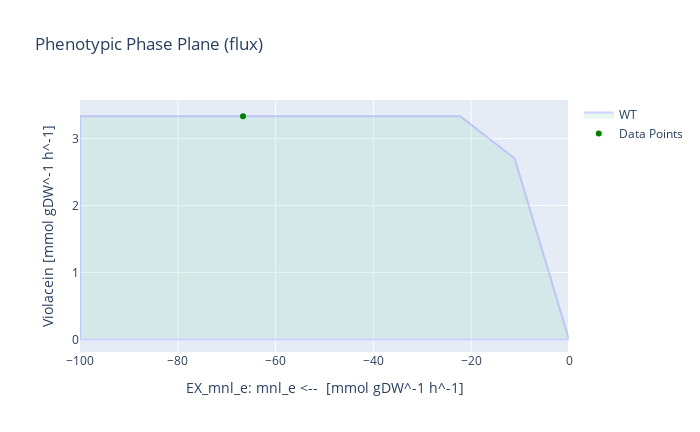

Notebook code cell kept with this figure:
### Code cell
# With D-mannitol as substrate
medium = model_M9_vio_fad.medium
with model_M9_vio_fad:
    medium['EX_glc__D_e'] = 0
    medium['EX_mnl_e'] = 10
    model_M9_vio_fad.medium = medium
    model_M9_vio_fad.objective = model_M9_vio_fad.reactions.Growth
    growth_rate = model_M9_vio_fad.optimize().objective_value
    model_M9_vio_fad.objective = model_M9_vio_fad.reactions.Violacein
    violacein_production = model_M9_vio_fad.optimize().objective_value
    violacein_mnl_yield = violacein_production / (-1*model_M9_vio_fad.reactions.EX_mnl_e.flux)
    
    print('Growth rate for V. natriegens [h^-1]:', growth_rate)
    print('Max. violacein production [mmol gDW^-1 h^-1]:', violacein_production)
    print('Theoretical maximum yield [mmol_vio / mmol_mnl]:', violacein_mnl_yield)
    
    model_M9_vio_fad.reactions.EX_mnl_e.bounds = -100,0
    result = phenotypic_phase_plane(model_M9_vio_fad, 
                                variables=[model_M9_vio_fad.reactions.EX_mnl_e],
                                objective=model_M9_vio_fad.reactions.Violacein,
                                points=10)
    x = result.data_frame.EX_mnl_e[result.data_frame.objective_upper_bound.idxmax()]
    y = result.data_frame.objective_upper_bound[result.data_frame.objective_upper_bound.idxmax()]
    result.plot(plotter, points=[(x,y)], points_colors=["green"])
    print("The optimal glucose uptake for Violacein flux is:", result.data_frame.EX_mnl_e[result.data_frame.objective_upper_bound.idxmax()])

### Figure 1 — Plotly figure (JSON) as saved in the notebook; plotly's stock layout.template omitted (floating-point values rounded to 4 significant figures)
{"data": [{"fill": "toself", "fillcolor": "#B3E2CD", "hoverinfo": "none", "marker": {"line": {"color": "#B3E2CD"}, "opacity": 0.3}, "mode": "lines", "name": "WT", "opacity": 0.3, "type": "scatter", "x": [-100, -88.89, -77.78, -66.67, -55.56, -44.44, -33.33, -22.22, -11.11, 0, 0, -11.11, -22.22, -33.33, -44.44, -55.56, -66.67, -77.78, -88.89, -100, -100, -100], "y": [0, 0, 0, 0, -1.222e-11, 0, 0, 0, 3.775e-15, -1.262e-29, 4.878e-13, 2.704, 3.333, 3.333, 3.333, 3.333, 3.333, 3.333, 3.333, 3.333, 0, 3.333]}, {"marker": {"color": ["green"]}, "mode": "markers", "name": "Data Points", "type": "scatter", "x": [-66.67], "y": [3.333]}], "layout": {"height": 432, "title": {"text": "Phenotypic Phase Plane (flux)"}, "width": 700, "xaxis": {"autorange": true, "range": [-100, 0], "title": {"text": "EX_mnl_e: mnl_e <--  [mmol gDW^-1 h^-1]"}, "type": "linear"}, "yaxis": {"autorange": true, "range": [-0.1883, 3.578], "title": {"text": "Violacein [mmol gDW^-1 h^-1]"}, "type": "linear"}}}
